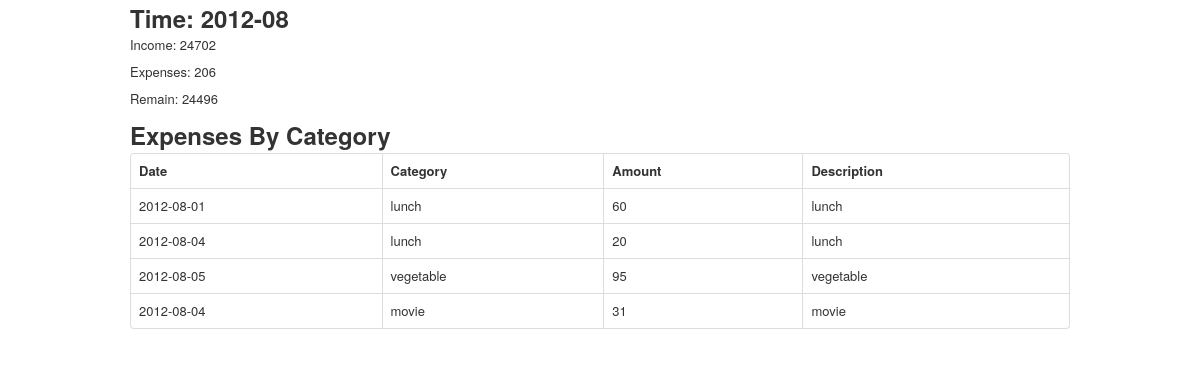
The app's page /report/2012/08, older data.
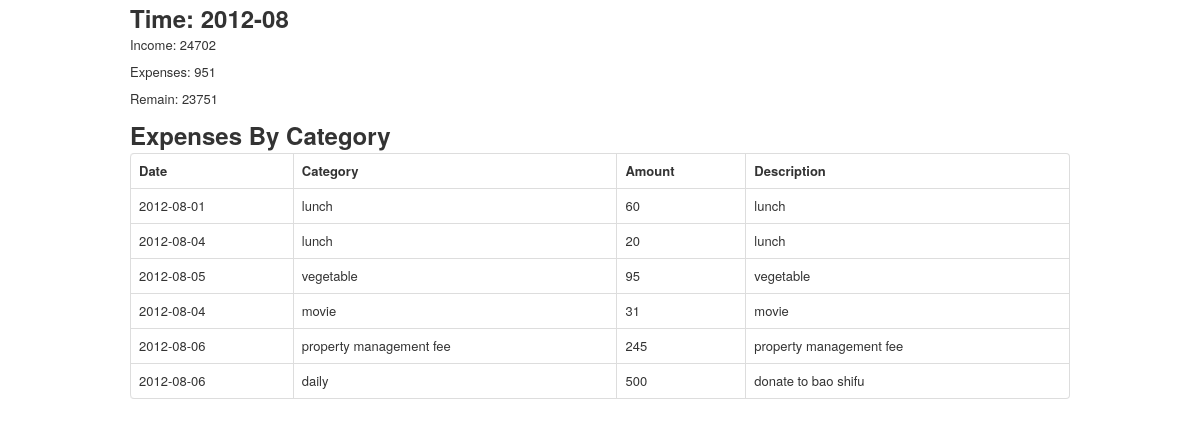
The same page, newer data.
### bill/models.py (models this page shows, shortened)
class Item(db.Model):
    id = db.Column(db.Integer, primary_key=True, unique=True)
    date = db.Column(db.Date)
    is_expense = db.Column(db.Boolean)
    amount = db.Column(db.Integer)
    description = db.Column(db.String)
    category_id = db.Column(db.Integer, db.ForeignKey('sub_category.id'))
    category = db.relationship('SubCategory')

class SubCategory(db.Model):
    id = db.Column(db.Integer, primary_key=True, unique=True)
    name = db.Column(db.String(10))
    parent_id = db.Column(db.Integer, db.ForeignKey('category.id'))

### bill/views.py (the view)
@app.route('/report/<year>/<month>')
def report_by_month(year, month):
    by_month = func.strftime('%Y-%m', Item.date) == '%s-%s' % (year, month)
    expense = db.session.query(func.sum(Item.amount)).filter(Item.is_expense == True).filter(by_month).first()[0]
    income = db.session.query(func.sum(Item.amount)).filter(Item.is_expense == False).filter(by_month).first()[0]
    items = Item.query.filter(by_month).filter(Item.is_expense == True).all()
    return render_template('report_month.html', expense=expense, income=income, total=income - expense, year=year, month=month, items=items)

### bill/templates/report_month.html
{% extends "base.html" %}
{% block content %}
<h2>Time: {{year}}-{{month}}</h2>
<p>Income: {{income}}</p>
<p>Expenses: {{expense}}</p>
<p>Remain: {{total}}</p>
<h2>Expenses By Category</h2>
<table class="table table-bordered">
    <thead>
        <tr>
            <th>Date</th>
            <th>Category</th>
            <th>Amount</th>
            <th>Description</th>
        </tr>
    </thead>
    <tbody>
        {% for item in items %}
        <tr>
            <td>{{item.date}}</td>
            <td>{{item.category.name}}</td>
            <td>{{item.amount}}</td>
            <td>{{item.description}}</td>
        </tr>
        {% endfor %}
    </tbody>
</table>
{% endblock %}

Row changes from the older to the newer data that the page shows:
added Item: date "2012-08-06", category.name "property management fee", amount "245", description "property management fee"
added Item: date "2012-08-06", category.name "daily", amount "500", description "donate to bao shifu"
Text that changed along with them:
{{ expense }}: "206" → "951"
{{ total }}: "24496" → "23751"
